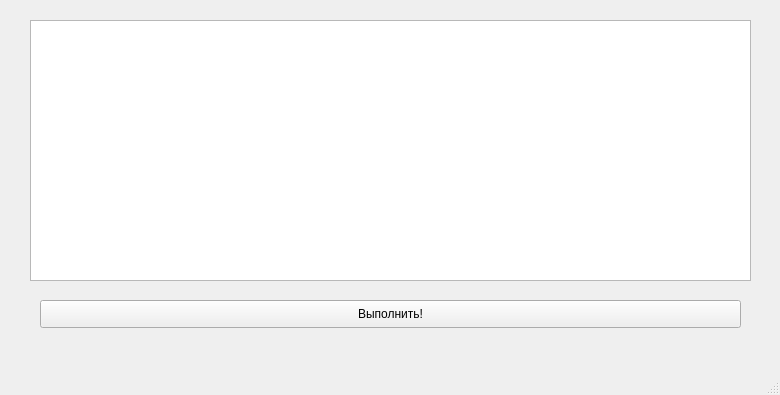
<?xml version="1.0" encoding="UTF-8"?>
<ui version="4.0">
 <class>MainWindow</class>
 <widget class="QMainWindow" name="MainWindow">
  <property name="geometry">
   <rect>
    <x>0</x>
    <y>0</y>
    <width>780</width>
    <height>395</height>
   </rect>
  </property>
  <property name="windowTitle">
   <string>Чёт - нечет</string>
  </property>
  <widget class="QWidget" name="centralwidget">
   <widget class="QTextBrowser" name="textBrowser">
    <property name="geometry">
     <rect>
      <x>30</x>
      <y>20</y>
      <width>721</width>
      <height>261</height>
     </rect>
    </property>
   </widget>
   <widget class="QPushButton" name="pushButton">
    <property name="geometry">
     <rect>
      <x>40</x>
      <y>300</y>
      <width>701</width>
      <height>28</height>
     </rect>
    </property>
    <property name="text">
     <string>Выполнить!</string>
    </property>
   </widget>
  </widget>
  <widget class="QMenuBar" name="menubar">
   <property name="geometry">
    <rect>
     <x>0</x>
     <y>0</y>
     <width>780</width>
     <height>26</height>
    </rect>
   </property>
  </widget>
  <widget class="QStatusBar" name="statusbar"/>
 </widget>
 <resources/>
 <connections/>
</ui>
